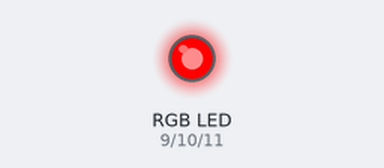
Bench run of a sketch on a simulated Arduino Uno, built with avr-gcc and run on an emulated ATmega328P. Parts: an RGB LED mixed from three pins (HIGH = lit).

Above: at 0.5 s.
At 1.5 s:
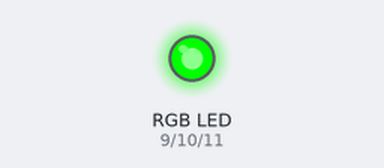
At 5.5 s:
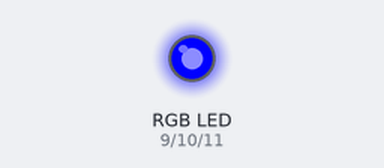
Timing chart, 0 to 6.9 s (numbered marks = the images above):
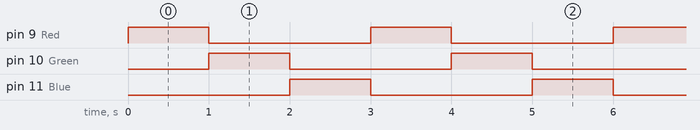

Measured:
- by itself, pin 9 (Red), pin 10 (Green), pin 11 (Blue): alternates HIGH for 1.0 s and LOW for 2.0 s
- by itself, everything shown: repeats every 3.0 s, in 3 steps

The sketch:

Program_RGB.ino
```cpp
// constants to name the pins
const int Red = 9;
const int Green = 10;
const int Blue = 11;

void setup() {
}
void loop() {
analogWrite(Red,255);   //Glow Red
analogWrite(Green,0);
analogWrite(Blue,0);
delay(1000);
analogWrite(Red,0);
analogWrite(Green,255); //Glow Green
analogWrite(Blue,0);
delay(1000);
analogWrite(Red,0);
analogWrite(Green,0);
analogWrite(Blue,255);  //Glow Blue
delay(1000);
}
```
